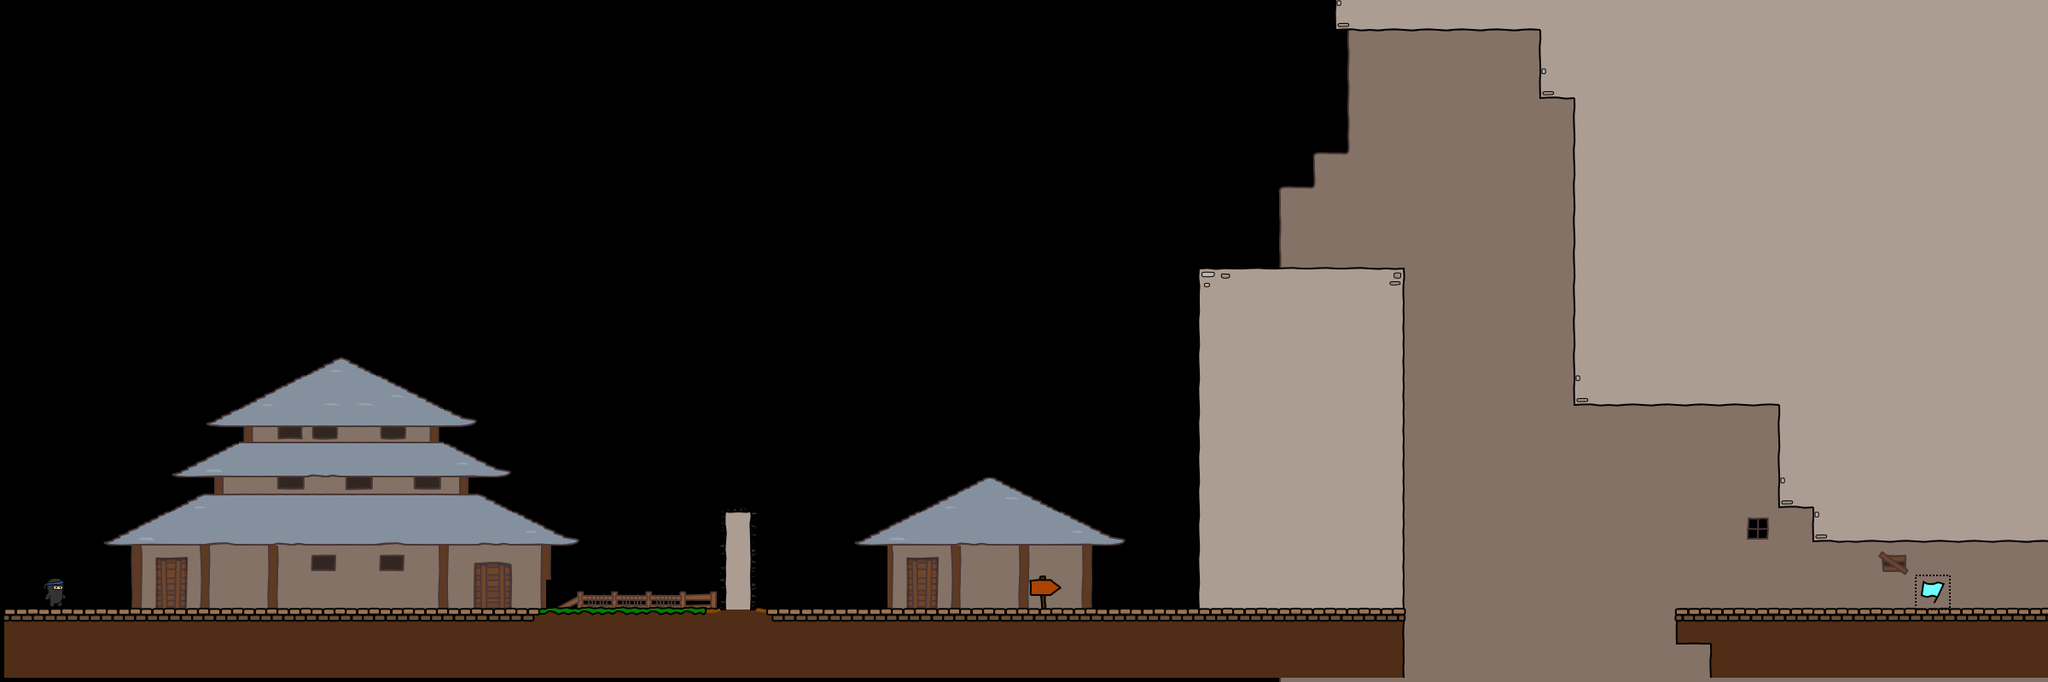

A 2D game scene composited from a Tiled map and its tileset images. What follows is a short description and the map's XML, with each tile layer's data collapsed to a summary:
An orthogonal 60x20 tile map with 40x40 px tiles, 4 tile layers (bg, walls, objects, fg), 4 tilesets.

<map version="1.0" orientation="orthogonal" width="60" height="20" tilewidth="40" tileheight="40">
 <properties>
  <property name="atl_directory" value="maps/" />
  <property name="atl_drawObjects" value="true" />
  <property name="atl_useSpritebatch" value="true" />
  <property name="atl_viewH" value="600" />
  <property name="atl_viewPadding" value="10" />
  <property name="atl_viewScaling" value="1" />
  <property name="atl_viewW" value="800" />
  <property name="atl_viewX" value="0" />
  <property name="atl_viewY" value="0" />
 </properties>
 <tileset firstgid="1" name="world1" tilewidth="50" tileheight="50">
  <image source="world1.png" width="400" height="850" />
 </tileset>
 <tileset firstgid="137" name="background" tilewidth="40" tileheight="40">
  <image source="background1.png" width="320" height="1480" />
 </tileset>
 <tileset firstgid="433" name="objectpalette" tilewidth="50" tileheight="50">
  <image source="objectpalette.png" width="400" height="500" />
 </tileset>
 <tileset firstgid="513" name="foreground" tilewidth="50" tileheight="50">
  <image source="foreground1.png" width="400" height="400" />
 </tileset>
 <layer name="bg" width="60" height="20">
  <properties>
   <property name="atl_offsetX" value="0" />
   <property name="atl_offsetY" value="0" />
   <property name="atl_parallaxX" value="1" />
   <property name="atl_parallaxY" value="1" />
  </properties>
  <data>[1200 cells, 557 non-empty, 53 distinct tile ids]</data>
 </layer>
 <layer name="walls" width="60" height="20">
  <properties>
   <property name="atl_offsetX" value="0" />
   <property name="atl_offsetY" value="0" />
   <property name="atl_parallaxX" value="1" />
   <property name="atl_parallaxY" value="1" />
  </properties>
  <data>[1200 cells, 372 non-empty, 19 distinct tile ids]</data>
 </layer>
 <layer name="objects" width="60" height="20">
  <properties>
   <property name="atl_offsetX" value="0" />
   <property name="atl_offsetY" value="0" />
   <property name="atl_parallaxX" value="1" />
   <property name="atl_parallaxY" value="1" />
  </properties>
  <data>[1200 cells, 2 non-empty, 2 distinct tile ids]</data>
 </layer>
 <layer name="fg" width="60" height="20">
  <properties>
   <property name="atl_offsetX" value="0" />
   <property name="atl_offsetY" value="0" />
   <property name="atl_parallaxX" value="1" />
   <property name="atl_parallaxY" value="1" />
  </properties>
  <data>[1200 cells, 3 non-empty, 2 distinct tile ids]</data>
 </layer>
</map>
